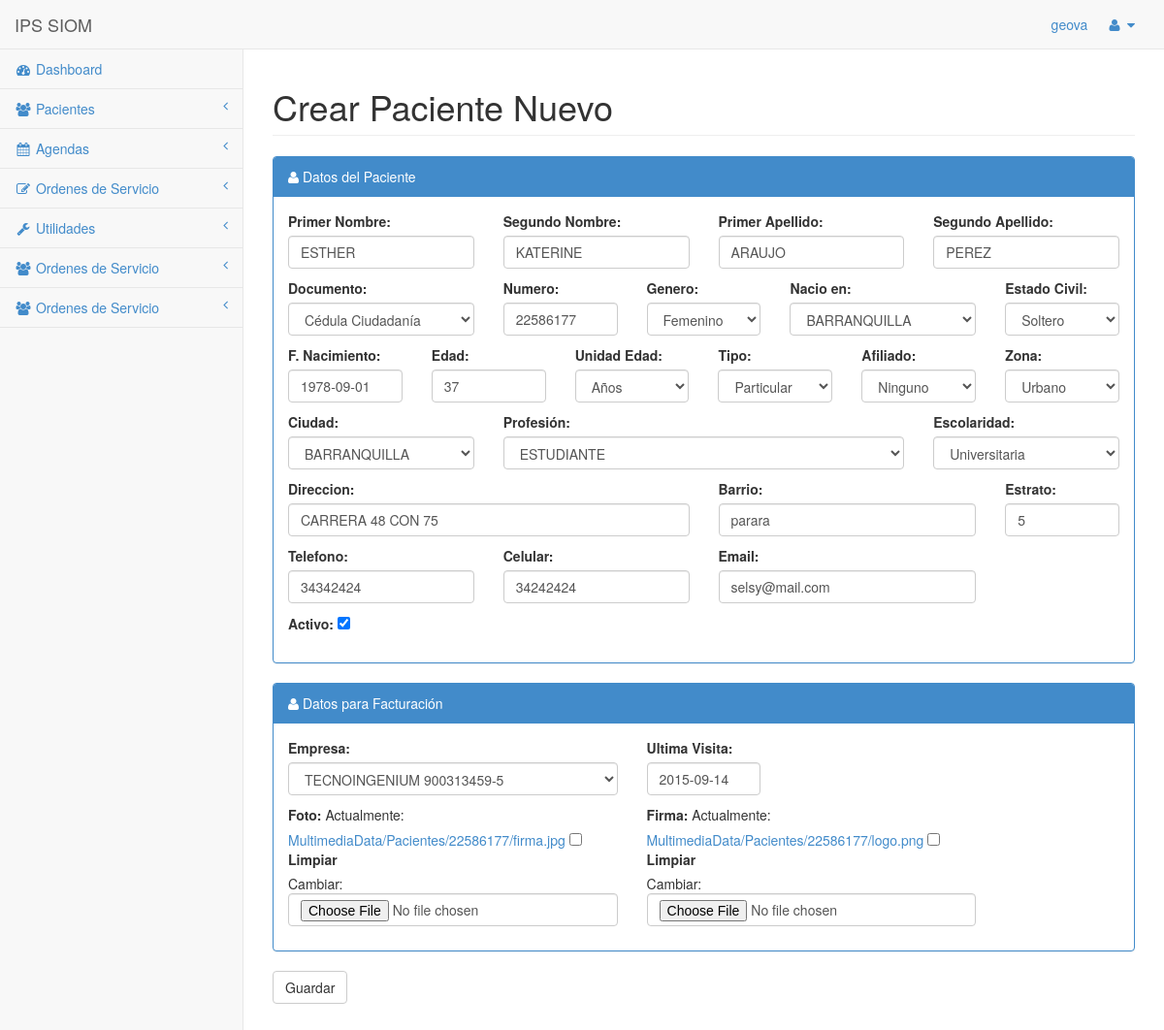
Screenshot of /edit/paciente/1/ (signed in) with the database file from the repository.
### mysite/apps/datos/models.py (models this page shows, shortened)
class paciente(models.Model):
	def url(self,filename):
		ruta = "MultimediaData/Pacientes/%s/%s"%(self.cedula,str(filename))
		return ruta
	opcionesGenero = (
		('M', 'Masculino'),
 		('F', 'Femenino'),
    )
	opcionesEstadoCivil = (
		('C', 'Casado'),
		('U', 'Union Libre'),
		('S', 'Soltero'),
		('V', 'Viudo'),
		('D', 'Divorciado'),
    )
	opciones = (
		('S', 'Si'),
 		('N', 'No'),
    )
	opciones2 = (
		('CC', 'Cédula Ciudadanía'),
		('CE', 'Cédula de Extranjería'),
		('PA', 'Pasaporte'),
		('RC', 'Registro Civil'),
 		('TI', 'Tarjeta de Identidad'),
 		('AS', 'Adulto sin Identificar'),
 		('MS', 'Menor sin Identificar'),
 		('UN', 'Numero Unico de Identificación'),
    )
	opciones3 = (
		('1', 'Años'),
 		('2', 'Meses'),
 		('3', 'Días'),
    )
	opciones4 = (
		('1', 'Contributivo'),
 		('2', 'Subsidiado'),
 		('3', 'Vinculado'),
 		('4', 'Particular'),
 		('5', 'Otro'),
    )
	opciones5 = (
		('C', 'Cotizante'),
 		('B', 'Beneficiario'),
 		('A', 'Adicional'),
 		('N', 'Ninguno'),
    )
	opciones6 = (
		('U', 'Urbano'),
 		('R', 'Rural'),
    )
	opciones7 = (
		('P', 'Primaria'),
 		('S', 'Secundaria'),
 		('T', 'Tecnico'),
 		('R', 'Tecnologo'),
 		('U', 'Universitaria'),
    )
	pnombre		= models.CharField(max_length=30,verbose_name=u'Primer Nombre')
	snombre		= models.CharField(max_length=30,verbose_name=u'Segundo Nombre',null=True,blank=True)
	papellido	= models.CharField(max_length=30,verbose_name=u'Primer Apellido')
	sapellido	= models.CharField(max_length=30,verbose_name=u'Segundo Apellido')
	genero      = models.CharField(max_length=1, choices=opcionesGenero, verbose_name=u'Genero')
	nacioen 	= models.ForeignKey(departamentos,related_name='pacientes_departamento_nacimiento',verbose_name=u'Nacio en')
	fecha_nacimiento = models.DateField(verbose_name="Fecha de Nacimiento")
	unidad      = models.CharField(max_length=1, choices=opciones3, default='A',verbose_name=u'Unidad Edad')
	edad        = models.CharField(max_length=2)
	documento   = models.CharField(max_length=2, choices=opciones2, verbose_name=u'Documento')
	cedula      = models.CharField(max_length=20,unique=True)
	estadoCivil = models.CharField(max_length=1, choices=opcionesEstadoCivil, verbose_name="Estado Civil")
	tipo	    = models.CharField(max_length=1, choices=opciones4, default='4',verbose_name=u'Tipo Usuario')
	afiliado    = models.CharField(max_length=1, choices=opciones5, default='N', verbose_name=u'Tipo Afiliado')
	zona   		= models.CharField(max_length=1, choices=opciones6, default='U',verbose_name=u'Zona Residencia')
	escolaridad	= models.CharField(max_length=1, choices=opciones7, default='U',verbose_name=u'Escalonaridad')
	ciudad      = models.ForeignKey(departamentos,related_name='pacientes_departamento_ciudad',verbose_name=u'Ciudad')
	profesion 	= models.ForeignKey(profesiones,verbose_name=u'Profesion')
	direccion   = models.CharField(max_length=100)
	barrio		= models.CharField(max_length=80)
	Estrato		= models.CharField(max_length=1)
	telefono     = models.CharField(max_length=20)
	celular     = models.CharField(max_length=20, null=True, blank=True)
	status		= models.BooleanField(default=True)
	email		= models.EmailField(max_length=30,null=True, blank=True)
	usuario		= models.ForeignKey(User)
	procede = models.ForeignKey(empresas,related_name='paciente_empresa',verbose_name=u'Procede de')
	visita = models.DateField(verbose_name="Ultima Visita",default=datetime.date.today)
	foto 		= models.ImageField(upload_to=url,null=True,blank=True)
	firma 		= models.ImageField(upload_to=url,null=True,blank=True)
	institucion =   models.ForeignKey(instituciones,related_name='paciente_institucion',verbose_name=u'Institucion que lo atendio')

class profesiones(models.Model):
	codigo = models.CharField(max_length=3)
	profesion = models.CharField(max_length=250)
	def __unicode__(self):
		return self.profesion

### mysite/apps/datos/views.py (the view)
# urls.py: url(r'^edit/paciente/(?P<id_prod>.*)/$','edit_paciente_view',name= "vista_edit_paciente"),
@login_required(login_url=URL_LOGIN)
def edit_paciente_view(request,id_prod):
	getpaciente = paciente.objects.get(pk=id_prod)
	if request.method == "POST":
		form = addPacienteForm(request.POST,request.FILES,instance=getpaciente)
		if form.is_valid():
			form.save()
			return HttpResponseRedirect('/pacientes/page/1/')
	else:
		form = addPacienteForm(instance=getpaciente)
	ctx = {'form':form}
	return render_to_response('home/addPaciente.html',ctx,context_instance=RequestContext(request))

### mysite/apps/home/models.py (called while the page is built)
	def __unicode__(self):
		return self.nombre_municipio

### mysite/apps/organizaciones/models.py (called while the page is built)
	def __unicode__(self):
		return "%s   %s"%(self.razon,self.nit)

### mysite/templates/home/addPaciente.html (shortened to what this page needs)
{% extends 'home/base.html' %}
{%block content %}
<div class="row">
	<div class="col-lg-12">
	    <h1 class="page-header">Crear Paciente Nuevo</h1>
	</div>
</div>
<div class="row">
  <div class="col-lg-12">
  </div>
</div>
<div class="row">
  <div class="col-lg-12">
    <form id= "formulario" action="." method="POST" enctype="multipart/form-data">
  		<div class="panel panel-primary">
		    <div class="panel-heading">
		    	<i class="fa fa-user"></i>
		        Datos del Paciente
		    </div>
		    <div class="panel-body">
            <div class="row">
              <div class="col-lg-3"><p><label for="id_pnombre">Primer Nombre:</label> {{form.pnombre}}</p></div>
              <div class="col-lg-3"><p><label for="id_snombre">Segundo Nombre:</label> {{form.snombre}}</p></div>
              <div class="col-lg-3"><p><label for="id_papellido">Primer Apellido:</label> {{form.papellido}}</p> </div>
              <div class="col-lg-3"><p><label for="id_sapellido">Segundo Apellido:</label> {{form.sapellido}}</p></div>
            </div>
            <div class="row">
              <div class="col-lg-3"><p><label for="id_documento">Documento:</label> {{form.documento}}</p></div>
              <div class="col-lg-2"><p><label for="id_cedula">Numero:</label> {{form.cedula}}</p></div>
              <div class="col-lg-2"><p><label for="id_genero">Genero:</label> {{form.genero}}</p></div>
              <div class="col-lg-3"><p><label for="id_nacioen">Nacio en:</label> {{form.nacioen}}</p></div>
              <div class="col-lg-2"><p><label for="id_estadoCivil">Estado Civil:</label> {{form.estadoCivil}}</p></div>
            </div>
            <div class="row">
              <div class="col-lg-2"><p><label for="id_fecha_nacimiento">F. Nacimiento:</label> {{form.fecha_nacimiento}}</p></div>
              <div class="col-lg-2"><p><label for="id_edad">Edad:</label> {{form.edad}}</p></div>
              <div class="col-lg-2"><p><label for="id_unidad">Unidad Edad:</label> {{form.unidad}}</p></div>
              <div class="col-lg-2"><p><label for="id_tipo">Tipo:</label> {{form.tipo}}</p></div>
              <div class="col-lg-2"><p><label for="id_afiliado">Afiliado:</label> {{form.afiliado}}</p></div>
              <div class="col-lg-2"><p><label for="id_zona">Zona:</label> {{form.zona}}</p></div>
            </div>
            <div class="row">
              <div class="col-lg-3"><p><label for="id_ciudad">Ciudad:</label> {{form.ciudad}}</p></div>
              <div class="col-lg-6"><p><label for="id_profesion">Profesión:</label> {{form.profesion}}</p></div>
              <div class="col-lg-3"><p><label for="id_escolaridad">Escolaridad:</label> {{form.escolaridad}}</p></div>
            </div>
            <div class="row">
              <div class="col-lg-6"><p><label for="id_direccion">Direccion:</label> {{form.direccion}}</p></div>
              <div class="col-lg-4"><p><label for="id_barrio">Barrio:</label> {{form.barrio}}</p></div>
              <div class="col-lg-2"><p><label for="id_Estrato">Estrato:</label> {{form.Estrato}}</p></div>
            </div>
            <div class="row">
              <div class="col-lg-3"><p><label for="id_telefono">Telefono:</label> {{form.telefono}}</p></div>
              <div class="col-lg-3"><p><label for="id_celular">Celular:</label> {{form.celular}}</p></div>
              <div class="col-lg-4"><p><label for="id_email">Email:</label> {{form.email}}</p></div>
            </div>
            <div class="row">
              <div class="col-lg-2"><p><label for="id_status">Activo:</label> {{form.status}}</p></div>
            </div>
        </div>
      </div>
      <div class="panel panel-primary">
        <div class="panel-heading">
          <i class="fa fa-user"></i>
            Datos para Facturación
        </div>
        <div class="panel-body">
          <div class="row">
            <div class="col-lg-5"><p><label for="id_procede">Empresa:</label> {{form.procede}}</p></div>
            <div class="col-lg-2"><p><label for="id_visita">Ultima Visita:</label> {{form.visita}}</p></div>
          </div>
          <div class="row">
            <div class="col-lg-5"><p><label for="id_foto">Foto:</label> {{form.foto}}</p></div>
            <div class="col-lg-5"><p><label for="id_firma">Firma:</label> {{form.firma}}</p></div>
          </div>
        </div>
      </div>
      <button type="submit" class="btn btn-default">Guardar</button>
		</form>
	</div>
</div>
{% endblock %}

### mysite/templates/home/base.html (shortened to what this page needs)
<!DOCTYPE html>
<html>
<head>
    <link href="/static/css/bootstrap.min.css" rel="stylesheet">
    <link href="/static/font-awesome/css/font-awesome.css" rel="stylesheet">
    <link href="/static/css/redmond/jquery-ui-1.10.4.custom.css" rel="stylesheet">
    <link href="/static/css/geova.css" rel="stylesheet">
    <link href='/static/css/fullcalendar.css' rel='stylesheet' />
    <link href='/static/css/fullcalendar.print.css' rel='stylesheet' media='print' />
    <link href="/static/css/plugins/dataTables/dataTables.bootstrap.css" rel="stylesheet">
    <link href="/static/css/plugins/dataTables/dataTables.tableTools.css" rel="stylesheet">
    <link href="/static/css/select2.css" rel="stylesheet">
    <link href="/static/css/select2-bootstrap.css" rel="stylesheet">
    <link href="/static/css/sb-admin.css" rel="stylesheet">
</head>
<body>
    <div id="wrapper">
        <nav class="navbar navbar-default navbar-fixed-top" role="navigation" style="margin-bottom: 0">
            <div class="navbar-header">
                <a class="navbar-brand" href="/">IPS SIOM</a>
            </div>
            <ul class="nav navbar-top-links navbar-right">
                <a href="#">{{user}}</a>
                <li class="dropdown">
                    <a class="dropdown-toggle" data-toggle="dropdown" href="#">
                        <i class="fa fa-user fa-fw"></i>  <i class="fa fa-caret-down"></i>
                    </a>
                </li>
            </ul>
            <div class="navbar-default navbar-static-side" role="navigation">
                <div class="sidebar-collapse">
                    <ul class="nav" id="side-menu">
                        {% if perms.home.es_administrador or perms.home.es_coordinador_plataforma or perms.home.es_coordinador_endoscopia or perms.home.es_auxiliar_plataforma or perms.home.es_auxiliar_endoscopia %}
                        <li>
                            <a href="/"><i class="fa fa-dashboard fa-fw"></i> Dashboard</a>
                        </li>
                        <li>
                            <a href="#"><i class="fa fa-users fa-fw"></i> Pacientes<span class="fa arrow"></span></a>
                        </li>
                        {% endif %}
                        {% if perms.home.es_administrador or perms.home.es_coordinador_plataforma or perms.home.es_coordinador_endoscopia or perms.home.es_auxiliar_plataforma or perms.home.es_auxiliar_endoscopia or perms.home.es_doctor %}
                        <li>
                            <a href="#"><i class="fa fa-calendar fa-fw"></i> Agendas<span class="fa arrow"></span></a>
                        </li>
                        {% endif %}
                        {% if perms.home.es_administrador or perms.home.es_coordinador_plataforma or perms.home.es_coordinador_endoscopia or perms.home.es_auxiliar_plataforma or perms.home.es_auxiliar_endoscopia %}
                        <li>
                            <a href="#"><i class="fa fa-edit fa-fw"></i> Ordenes de Servicio<span class="fa arrow"></span></a>
                        </li>
                        {% endif %}
                        {% if user.is_staff or perms.home.es_administrador %}
                        <li>
                            <a href="#"><i class="fa fa-wrench fa-fw"></i> Utilidades<span class="fa arrow"></span></a>
                        </li>
                        {% endif %}
                        {% if perms.home.es_coordinador_general %}
                            <li>
                                <a href="#"><i class="fa fa-users fa-fw"></i> Ordenes de Servicio<span class="fa arrow"></span></a>
                            </li>
                        {% endif %}
                        {% if perms.home.es_auxiliar_contabilidad %}
                            <li>
                                <a href="#"><i class="fa fa-users fa-fw"></i> Ordenes de Servicio<span class="fa arrow"></span></a>
                            </li>
                        {% endif %}
                    </ul>
                </div>
            </div>
        </nav>
        <div id="page-wrapper">
            {% block content %}
            {% endblock %}
        </div>
    </div>
</body>
</html>

### mysite/static/static/css/sb-admin.css (style rules this page uses)
body { background-color: #f8f8f8; padding-top: 100px; }
@media (min-width:768px) { body { padding-top: 50px; } }
#wrapper { width: 100%; }
#page-wrapper { padding: 0 15px; min-height: 568px; background-color: #fff; }
@media (min-width:768px) { #page-wrapper { position: inherit; margin: 0 0 0 250px; padding: 0 30px; min-height: 1300px; border-left: 1px solid #e7e7e7; } }
.navbar-static-side ul li { border-bottom: 1px solid #e7e7e7; }
.navbar-top-links li { display: inline-block; }
.navbar-top-links li:last-child { margin-right: 15px; }
.navbar-top-links li a { padding: 15px; min-height: 50px; }
.arrow { float: right; }
.fa.arrow:before { content: "\f104"; }
@media (min-width:768px) { .navbar-static-side { z-index: 1; position: absolute; width: 250px; margin-top: 51px; } }

### rows the page displays
paciente: pnombre "ESTHER", snombre "KATERINE", papellido "ARAUJO", sapellido "PEREZ", documento "Cédula Ciudadanía", cedula "22586177", genero "Femenino", nacioen "BARRANQUILLA", estadoCivil "Soltero", fecha_nacimiento "1978-09-01", edad "37", unidad "Años", tipo "Particular", afiliado "Ninguno", zona "Urbano", ciudad "BARRANQUILLA", escolaridad "Universitaria", direccion "CARRERA 48 CON 75", barrio "parara", Estrato "5", telefono "34342424", celular "34242424", email "selsy@mail.com", status "☑", procede "TECNOINGENIUM 900313459-5", visita "2015-09-14"
profesiones: profesion "ESTUDIANTE"

### other values shown
{{ user }} "geova"
